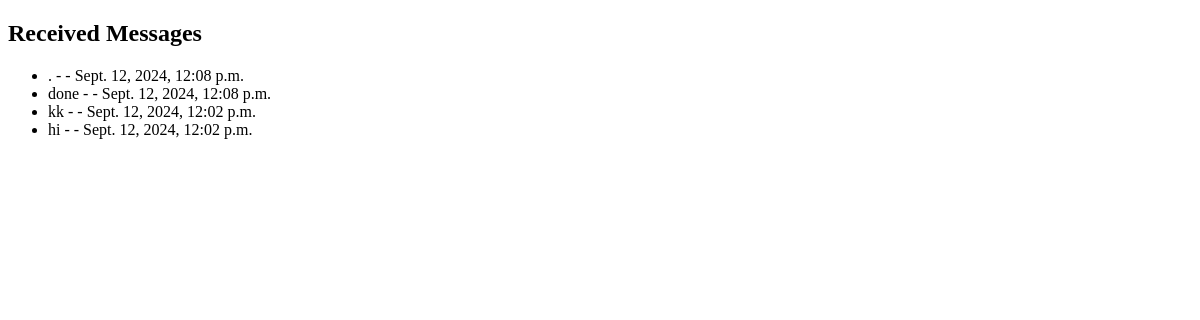
Before: /messages/ with the older database file.
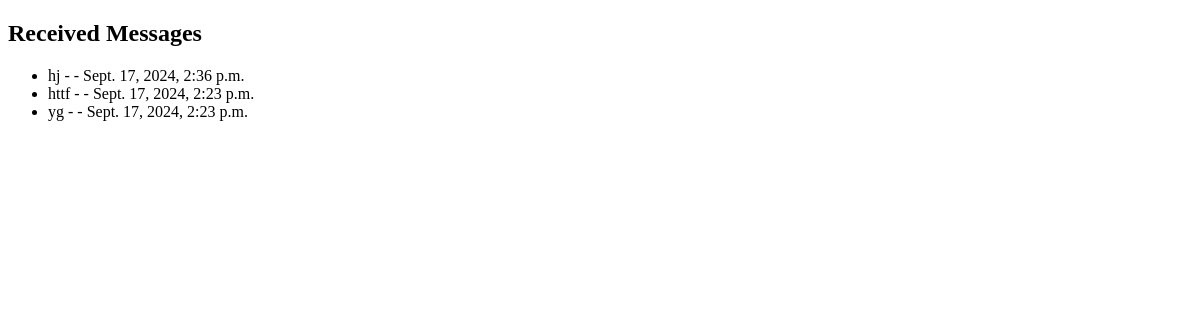
After: the same page with the newer database file.
### myhost/models.py (models this page shows, shortened)
class Message(models.Model):
    urls = models.JSONField()
    content = models.TextField()
    created_at = models.DateTimeField(auto_now_add=True)

### myhost/views.py (the view)
# urls.py: path('messages/', views.message_list, name='message_list'),
def message_list(request):
    messages = Message.objects.all().order_by('-created_at')
    return render(request, 'messages.html', {'messages': messages})

### myhost/templates/messages.html (shortened to what this page needs)
<!DOCTYPE html>
<html>
<head>
</head>
<body>
    <h2>Received Messages</h2>
    <ul>
        {% for message in messages %}
            <li>{{ message.content }} - {{ message.anchor }} - {{ message.created_at }}</li>
        {% endfor %}
    </ul>
</body>
</html>

Changed rows visible on the page:
removed Message: content ".", created_at "Sept. 12, 2024, 12:08 p.m."
removed Message: content "done", created_at "Sept. 12, 2024, 12:08 p.m."
removed Message: content "kk", created_at "Sept. 12, 2024, 12:02 p.m."
removed Message: content "hi", created_at "Sept. 12, 2024, 12:02 p.m."
added Message: content "hj", created_at "Sept. 17, 2024, 2:36 p.m."
added Message: content "httf", created_at "Sept. 17, 2024, 2:23 p.m."
added Message: content "yg", created_at "Sept. 17, 2024, 2:23 p.m."
